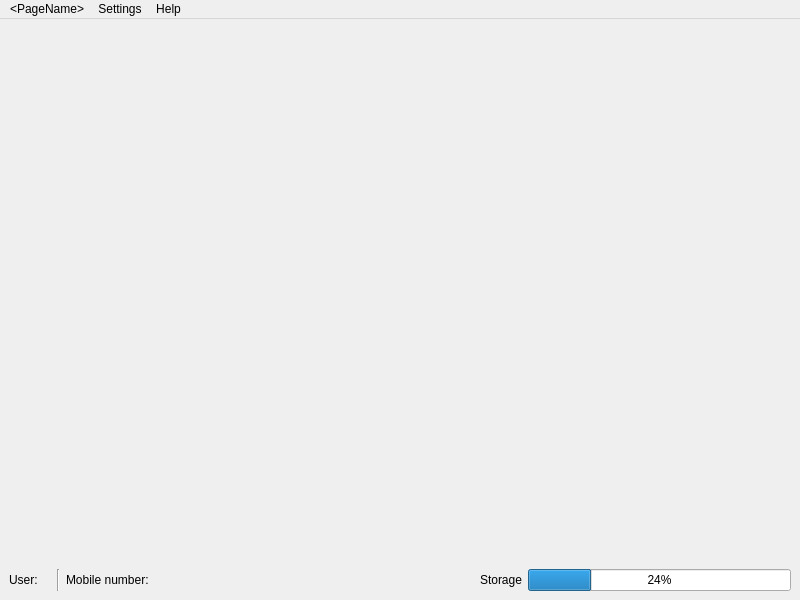
<?xml version="1.0" encoding="UTF-8"?>
<ui version="4.0">
 <class>MainWindowManage</class>
 <widget class="QMainWindow" name="MainWindowManage">
  <property name="geometry">
   <rect>
    <x>0</x>
    <y>0</y>
    <width>800</width>
    <height>600</height>
   </rect>
  </property>
  <property name="windowTitle">
   <string>Management</string>
  </property>
  <widget class="QWidget" name="centralwidget">
   <layout class="QVBoxLayout" name="verticalLayout">
    <item>
     <widget class="QStackedWidget" name="stackedWidgetManage">
      <widget class="QWidget" name="pageSales"/>
      <widget class="QWidget" name="pageTransaction"/>
      <widget class="QWidget" name="pageItem"/>
      <widget class="QWidget" name="pageStock"/>
      <widget class="QWidget" name="pagePromo"/>
      <widget class="QWidget" name="pageReward"/>
      <widget class="QWidget" name="pageMember"/>
      <widget class="QWidget" name="pageUser"/>
     </widget>
    </item>
    <item>
     <layout class="QHBoxLayout" name="horizontalLayout_2">
      <item>
       <layout class="QHBoxLayout" name="horizontalLayout">
        <item>
         <layout class="QHBoxLayout" name="horizontalLayout_4">
          <item>
           <widget class="QLabel" name="label_2">
            <property name="text">
             <string>User:</string>
            </property>
           </widget>
          </item>
          <item>
           <widget class="QLabel" name="labelFullName">
            <property name="text">
             <string>&lt;FullName&gt;</string>
            </property>
           </widget>
          </item>
         </layout>
        </item>
        <item>
         <widget class="Line" name="line">
          <property name="orientation">
           <enum>Qt::Vertical</enum>
          </property>
         </widget>
        </item>
        <item>
         <layout class="QHBoxLayout" name="horizontalLayout_5">
          <item>
           <widget class="QLabel" name="label">
            <property name="text">
             <string>Mobile number:</string>
            </property>
           </widget>
          </item>
          <item>
           <widget class="QLabel" name="labelMobileNumber">
            <property name="text">
             <string>&lt;MobileNumber&gt;</string>
            </property>
           </widget>
          </item>
         </layout>
        </item>
        <item>
         <spacer name="horizontalSpacer">
          <property name="orientation">
           <enum>Qt::Horizontal</enum>
          </property>
          <property name="sizeHint" stdset="0">
           <size>
            <width>40</width>
            <height>20</height>
           </size>
          </property>
         </spacer>
        </item>
        <item>
         <layout class="QHBoxLayout" name="horizontalLayout_3">
          <item>
           <widget class="QLabel" name="label_3">
            <property name="text">
             <string>Storage</string>
            </property>
           </widget>
          </item>
          <item>
           <widget class="QProgressBar" name="progressBarStorage">
            <property name="value">
             <number>24</number>
            </property>
           </widget>
          </item>
         </layout>
        </item>
       </layout>
      </item>
     </layout>
    </item>
   </layout>
  </widget>
  <widget class="QMenuBar" name="menubar">
   <property name="geometry">
    <rect>
     <x>0</x>
     <y>0</y>
     <width>800</width>
     <height>21</height>
    </rect>
   </property>
   <widget class="QMenu" name="menuManage">
    <property name="title">
     <string>&lt;PageName&gt;</string>
    </property>
    <addaction name="actionSales"/>
    <addaction name="actionTransaction"/>
    <addaction name="separator"/>
    <addaction name="actionItem"/>
    <addaction name="actionStock"/>
    <addaction name="actionPromo"/>
    <addaction name="actionReward"/>
    <addaction name="actionMember"/>
    <addaction name="separator"/>
    <addaction name="actionUser"/>
    <addaction name="separator"/>
    <addaction name="actionLogout"/>
   </widget>
   <widget class="QMenu" name="menuSettings">
    <property name="title">
     <string>Settings</string>
    </property>
    <addaction name="actionOrganizationConfig"/>
    <addaction name="separator"/>
    <addaction name="actionUserConfig"/>
   </widget>
   <widget class="QMenu" name="menuHelp">
    <property name="title">
     <string>Help</string>
    </property>
   </widget>
   <addaction name="menuManage"/>
   <addaction name="menuSettings"/>
   <addaction name="menuHelp"/>
  </widget>
  <action name="actionSales">
   <property name="checkable">
    <bool>true</bool>
   </property>
   <property name="text">
    <string>Sales</string>
   </property>
  </action>
  <action name="actionTransaction">
   <property name="checkable">
    <bool>true</bool>
   </property>
   <property name="text">
    <string>Transaction</string>
   </property>
  </action>
  <action name="actionItem">
   <property name="checkable">
    <bool>true</bool>
   </property>
   <property name="text">
    <string>Item</string>
   </property>
  </action>
  <action name="actionStock">
   <property name="checkable">
    <bool>true</bool>
   </property>
   <property name="text">
    <string>Stock</string>
   </property>
  </action>
  <action name="actionPromo">
   <property name="checkable">
    <bool>true</bool>
   </property>
   <property name="text">
    <string>Promo</string>
   </property>
  </action>
  <action name="actionReward">
   <property name="checkable">
    <bool>true</bool>
   </property>
   <property name="text">
    <string>Reward</string>
   </property>
  </action>
  <action name="actionMember">
   <property name="checkable">
    <bool>true</bool>
   </property>
   <property name="text">
    <string>Member</string>
   </property>
  </action>
  <action name="actionLogout">
   <property name="checkable">
    <bool>false</bool>
   </property>
   <property name="text">
    <string>Logout</string>
   </property>
  </action>
  <action name="actionUser">
   <property name="checkable">
    <bool>true</bool>
   </property>
   <property name="text">
    <string>User</string>
   </property>
  </action>
  <action name="actionOrganizationConfig">
   <property name="text">
    <string>Organization</string>
   </property>
  </action>
  <action name="actionUserConfig">
   <property name="text">
    <string>&lt;UserName&gt;</string>
   </property>
  </action>
 </widget>
 <resources/>
 <connections/>
</ui>
